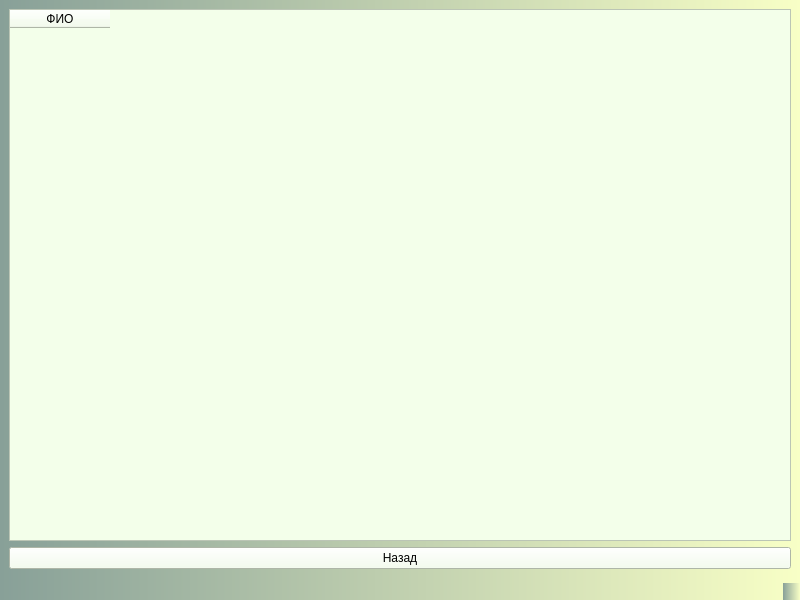
<?xml version="1.0" encoding="UTF-8"?>
<ui version="4.0">
 <class>Users</class>
 <widget class="QMainWindow" name="Users">
  <property name="geometry">
   <rect>
    <x>0</x>
    <y>0</y>
    <width>800</width>
    <height>600</height>
   </rect>
  </property>
  <property name="windowTitle">
   <string>MainWindow</string>
  </property>
  <property name="styleSheet">
   <string notr="true">background:qlineargradient(spread:repeat, x1:0, y1:0, x2:1, y2:0, stop:0 rgba(83, 160, 81, 255), stop:1 rgba(255, 120, 161, 255))qlineargradient(spread:repeat, x1:0, y1:0, x2:1, y2:0, stop:0 rgba(136, 160, 152, 255), stop:1 rgba(248, 255, 198, 255))</string>
  </property>
  <widget class="QWidget" name="centralwidget">
   <layout class="QGridLayout" name="gridLayout">
    <item row="0" column="0">
     <widget class="QTableWidget" name="tableWidgetUser">
      <property name="sizePolicy">
       <sizepolicy hsizetype="Expanding" vsizetype="Expanding">
        <horstretch>0</horstretch>
        <verstretch>100</verstretch>
       </sizepolicy>
      </property>
      <property name="sizeIncrement">
       <size>
        <width>0</width>
        <height>0</height>
       </size>
      </property>
      <property name="baseSize">
       <size>
        <width>0</width>
        <height>0</height>
       </size>
      </property>
      <property name="cursor" stdset="0">
       <cursorShape>WhatsThisCursor</cursorShape>
      </property>
      <property name="focusPolicy">
       <enum>Qt::StrongFocus</enum>
      </property>
      <property name="whatsThis">
       <string>&lt;html&gt;&lt;head/&gt;&lt;body&gt;&lt;p&gt;&lt;br/&gt;&lt;/p&gt;&lt;/body&gt;&lt;/html&gt;</string>
      </property>
      <property name="layoutDirection">
       <enum>Qt::LeftToRight</enum>
      </property>
      <property name="styleSheet">
       <string notr="true">background:rgb(243, 255, 234);</string>
      </property>
      <column>
       <property name="text">
        <string>ФИО</string>
       </property>
      </column>
     </widget>
    </item>
    <item row="1" column="0">
     <widget class="QPushButton" name="pushButtonBack">
      <property name="styleSheet">
       <string notr="true">background:rgb(243, 255, 234);</string>
      </property>
      <property name="text">
       <string>Назад</string>
      </property>
     </widget>
    </item>
   </layout>
  </widget>
  <widget class="QMenuBar" name="menubar">
   <property name="geometry">
    <rect>
     <x>0</x>
     <y>0</y>
     <width>800</width>
     <height>21</height>
    </rect>
   </property>
  </widget>
  <widget class="QStatusBar" name="statusbar"/>
 </widget>
 <resources/>
 <connections/>
</ui>
